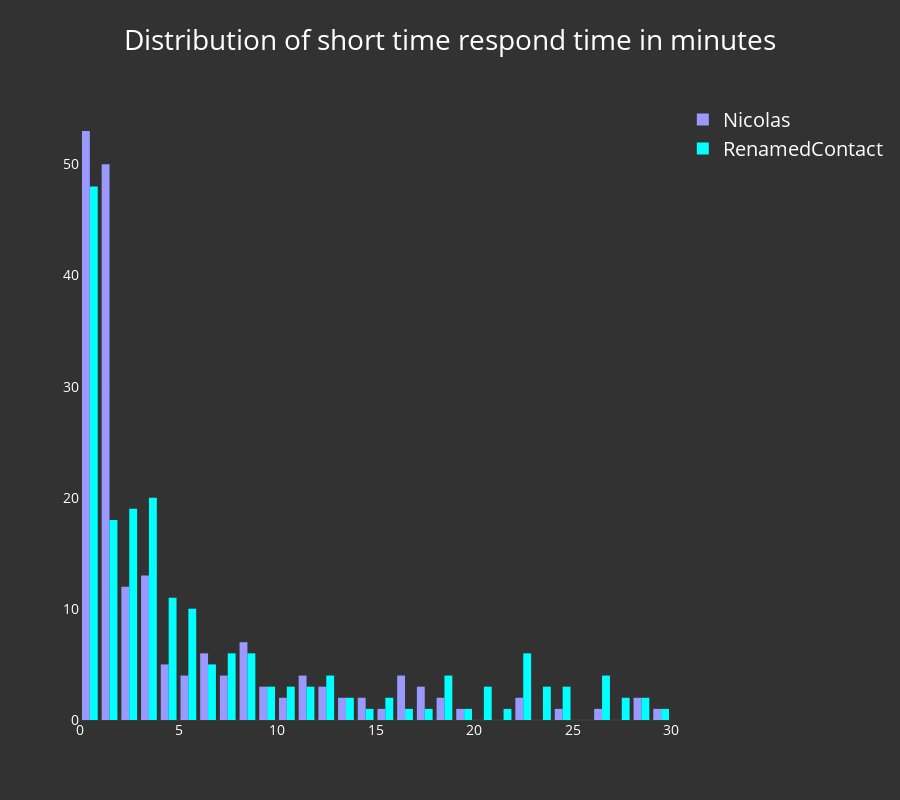

The code cell stored with this chart in its notebook:
### Code cell
# tail = False means, that only he first 30 minutes are shown. Otherwise it would look too messy.
# The cell below shows the same plot with tail=True. 
iplot(wa.plot_dist_of_respondtimes(nb_mode=True, tail=False))

### Figure 1 — Plotly figure (JSON) as saved in the notebook; plotly's stock layout.template omitted (floating-point values rounded to 4 significant figures; data arrays with more than 128 entries replaced by an {"elided": "..."} marker saying what was removed)
{"data": [{"marker": {"color": "rgba(153, 153, 255, 1)"}, "name": "Nicolas", "type": "histogram", "uid": "5e8166a0-bf3e-473d-8baa-daafc68bff35", "x": {"elided": "321 int values"}, "xbins": {"end": 30, "size": 1, "start": 0}}, {"marker": {"color": "rgba(0, 255, 255, 1)"}, "name": "RenamedContact", "type": "histogram", "uid": "10265201-5be9-48d7-80dd-80b2da6bfc58", "x": {"elided": "320 int values"}, "xbins": {"end": 30, "size": 1, "start": 0}}], "layout": {"font": {"color": "white", "size": 20}, "height": 800, "paper_bgcolor": "rgba(50, 50, 50, 1)", "plot_bgcolor": "rgba(50, 50, 50, 1)", "title": "Distribution of short time respond time in minutes", "xaxis": {"automargin": true, "showticklabels": true, "tickfont": {"color": "white", "size": 14}, "titlefont": {"color": "white", "size": 18}}, "yaxis": {"automargin": true, "showticklabels": true, "tickfont": {"color": "white", "size": 14}, "titlefont": {"color": "white", "size": 18}}}}
